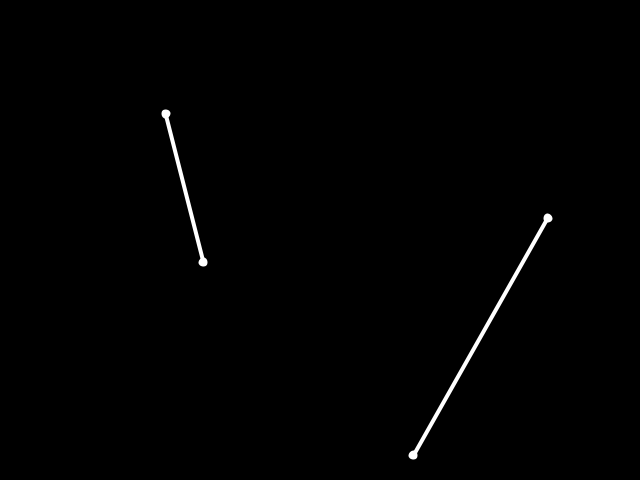
Frame 1 (no input)
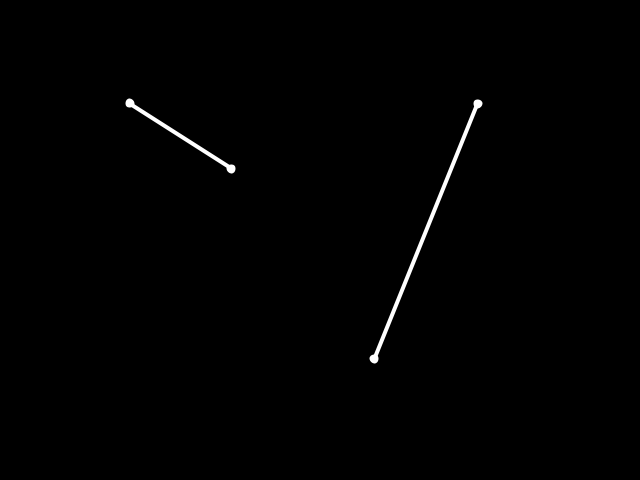
Frame 60 (the mouse pressed at the canvas centre just before this capture)
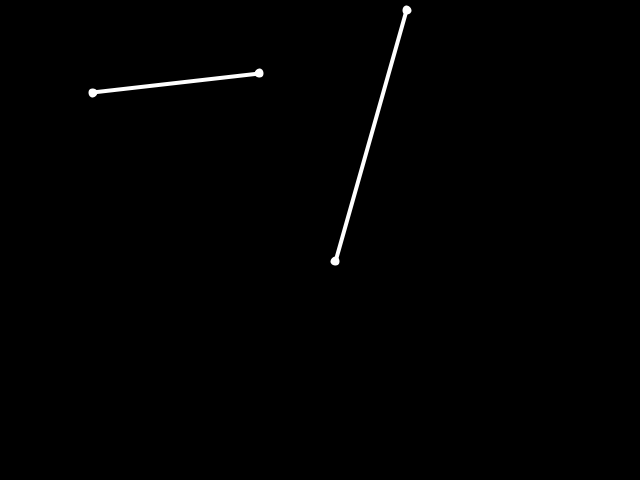
Frame 120 (the mouse held since frame 60 and released just before this capture)

The Processing sketch that drew these frames (run headless with seeded random() and noise(); from frame 60 on, the mouse is pressed at the canvas centre):

// Processing sketch: lineInt
// ── lineInt.pde

//Endpoints of Line 1
float[] L1;

//Endpoints of Line 2
float[] L2;

//Random initial velocity vectors
float[] vels;

//Intersection point
float[] iPoint;

void setup() {
  
  size(640, 480);
  background(0);
  stroke(255);
  strokeWeight(4);
  smooth();
  
  L1 = new float[4];
  L2 = new float[4];
  
  iPoint = new float[2];
  
  vels = new float[8];
  
  for(int i = 0; i < 4; i++) {
   
    if ( ((i+1) % 2) == 0) {
      
      L1[i] = random(height);
      L2[i] = random(height);
      
    } else {
      
        L1[i] = random(width);
        L2[i] = random(width);
    }

  }

  for (int i = 0; i < 8; i++) 
    vels[i] = random(-2,2);
    
}

void draw() {
  
  background(0);
 
  moveEP(); 
  colDetect();
   
  stroke(255);  
  fill(255);
  
  line(L1[0], L1[1], L1[2], L1[3]);
  ellipse(L1[0], L1[1], 5, 5);
  ellipse(L1[2], L1[3], 5, 5);

  line(L2[0], L2[1], L2[2], L2[3]);
  ellipse(L2[0], L2[1], 5, 5);
  ellipse(L2[2], L2[3], 5, 5);
  
  if (intDetect()) {
    fill(255, 0, 0);
    stroke(255, 0, 0);
    ellipse(iPoint[0], iPoint[1], 10, 10);
  }
 
/* 

  line(x1, y1, x2, y2);
  ellipse(x1, y1, 5, 5);
  ellipse(x2, y2, 5, 5);

  line(u1, v1, u2, v2);  
  ellipse(u1, v1, 5, 5);
  ellipse(u2, v2, 5, 5);
  
*/
    
}

void moveEP() {
  
  for (int i = 0; i < 4; i++) {
    
    L1[i] += vels[i];
    L2[i] += vels[i+4];    
    
  }
  
}

void colDetect() {
  
  for (int i = 0; i < 4; i++) {
   
    if ( ((i+1) % 2) == 0) { //Dealing with Y coords
      
      if ((L1[i] < 0) || (L1[i] > height))
        vels[i] *= -1;
        
      if ((L2[i] < 0) || (L2[i] > height))
        vels[i+4] *= -1;
        
    } else {                //Dealing with X coords
      
      if ((L1[i] < 0) || (L1[i] > width))
        vels[i] *= -1;
        
      if ((L2[i] < 0) || (L2[i] > width))
        vels[i+4] *= -1;
        
    }
   
  }   
  
}

boolean intDetect() {
  
  float x1 = L1[0];
  float y1 = L1[1];  
  float x2 = L1[2];  
  float y2 = L1[3];

  float x3 = L2[0];
  float y3 = L2[1];  
  float x4 = L2[2];  
  float y4 = L2[3];  
  
  float denom  = (y4-y3) * (x2-x1) - (x4-x3) * (y2-y1);   
  float numera = (x4-x3) * (y1-y3) - (y4-y3) * (x1-x3);
  float numerb = (x2-x1) * (y1-y3) - (y2-y1) * (x1-x3);
  
  float t1 = numera / denom;
  float t2 = numerb / denom;
  
  if (t1 < 0 || t1 > 1 || t2 < 0 || t2 > 1)
    return false;
  else {

  iPoint[0] = x1 + t1 * (x2 - x1);
  iPoint[1] = y1 + t1 * (y2 - y1);  
  
  return true;
  
  }
  
}

  

  
  
  
